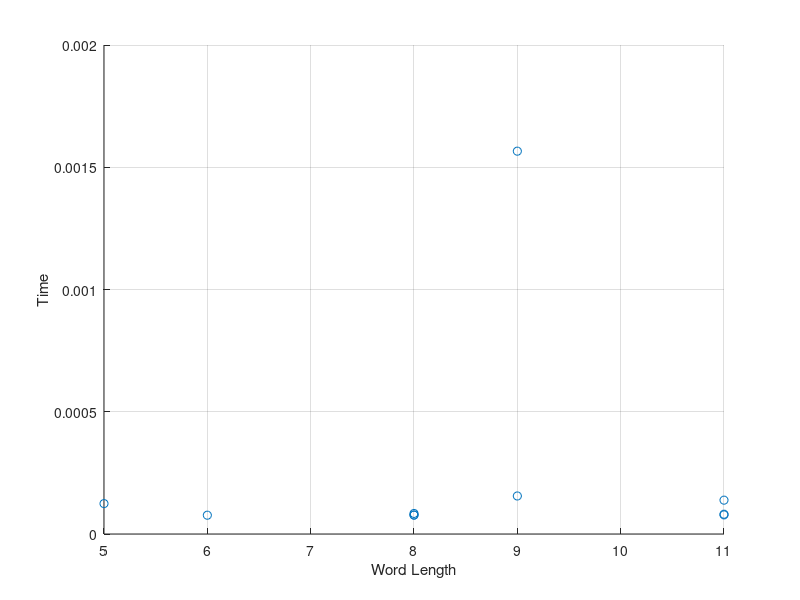

The MATLAB source for this figure:
hold on
ylabel('Time')
xlabel('Word Length')
grid on
 y = [0.0015658 0.0001555 8.09e-05 7.77e-05 7.82e-05 7.73e-05 0.0001244 8.41e-05 7.69e-05 0.0001384 ];
x = [9 9 11 8 11 8 5 8 6 11 ];
scatter(x, y, 'rd')
